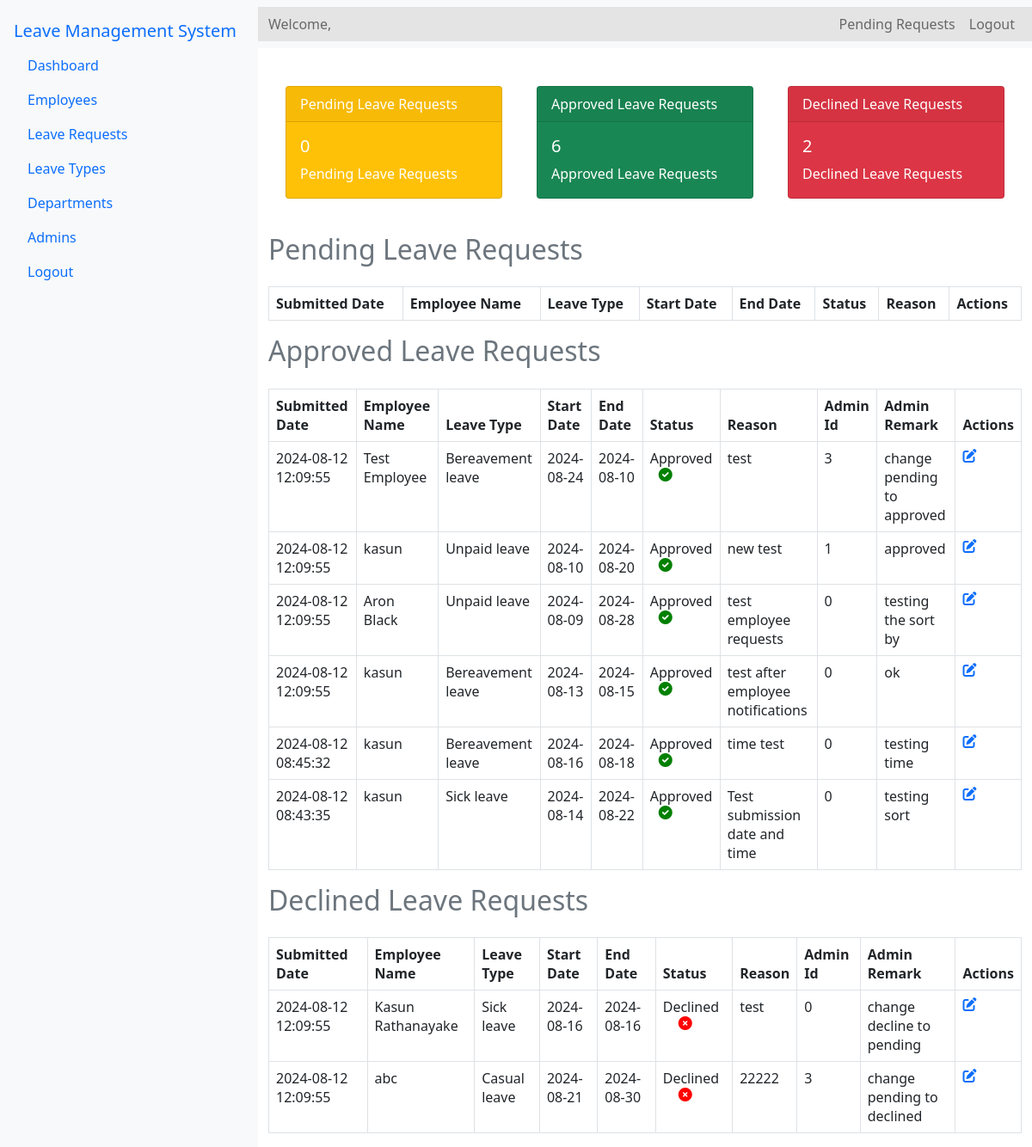
Page /Source/admin/leave-requests.php (signed in) on the earlier database version.
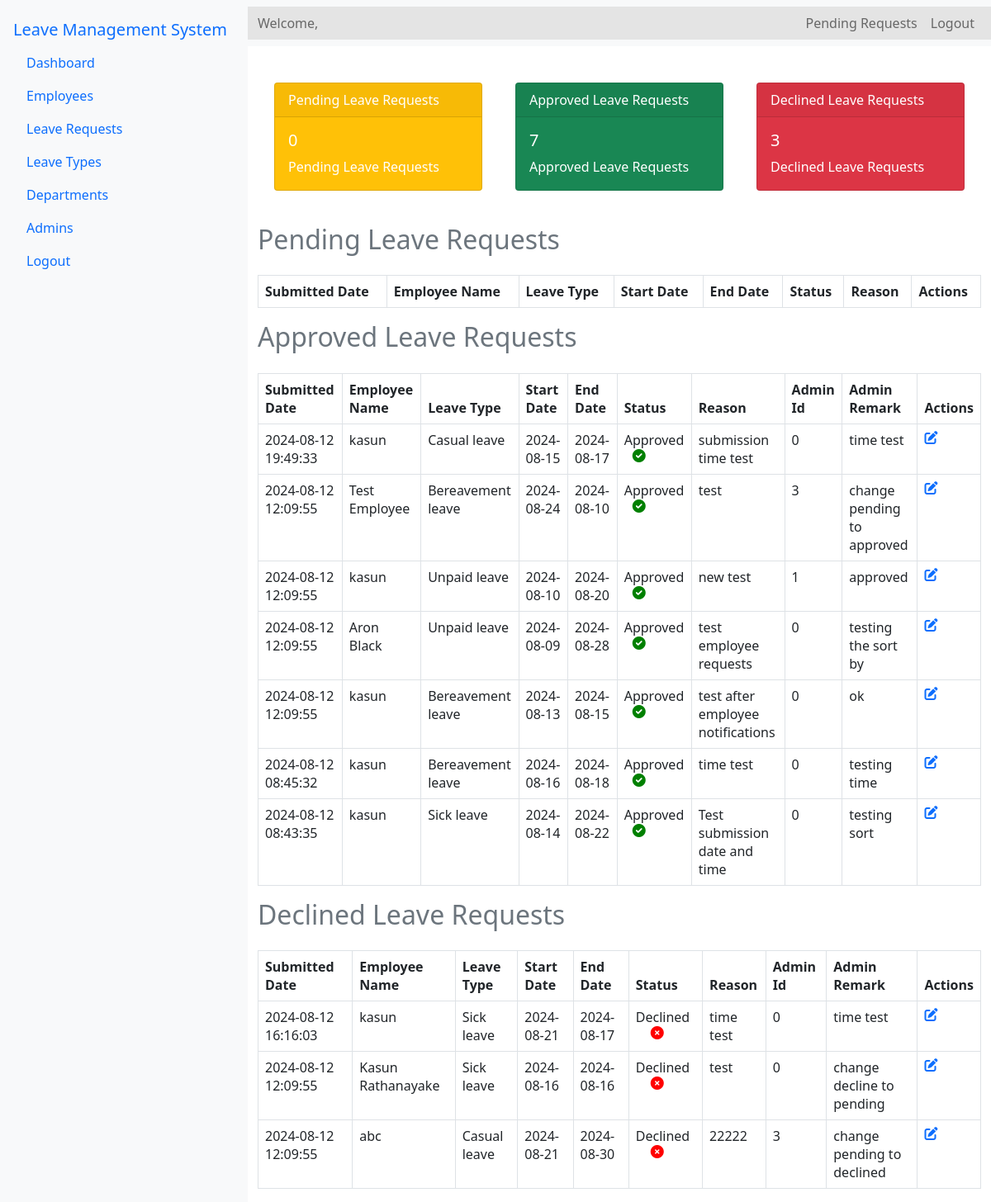
Same page on the later database version.
### tables this page shows
CREATE TABLE `leave_list` (
  `E_id` int(11) NOT NULL,
  `leave_id` int(11) NOT NULL,
  `E_name` varchar(100) NOT NULL,
  `Leave_type` varchar(100) NOT NULL,
  `Start` varchar(100) NOT NULL,
  `End` varchar(100) NOT NULL,
  `Status` varchar(100) NOT NULL,
  `Comment` varchar(1000) NOT NULL,
  `A_id` int(11) NOT NULL,
  `a_remark` varchar(1000) NOT NULL,
  `seen` int(11) NOT NULL,
  `submission_date` datetime DEFAULT current_timestamp()
);

### Source/admin/leave-requests.php (the view, shortened to what the changed rows need)
<?php
include '../config.php';
$Declined_query = "SELECT COUNT(*) as count FROM leave_list WHERE Status = 'Declined'";
$Declined_result = $conn->query($Declined_query);
$Declined_count = $Declined_result->fetch_assoc()['count'];
$Approved_query = "SELECT COUNT(*) as count FROM leave_list WHERE Status = 'Approved'";
$Approved_result = $conn->query($Approved_query);
$Approved_count = $Approved_result->fetch_assoc()['count'];
$approved_query = "SELECT * FROM leave_list where Status = 'Approved' ORDER BY submission_date DESC";
$approved_result = $conn->query($approved_query);
$declined_query = "SELECT * FROM leave_list where Status = 'Declined' ORDER BY submission_date DESC";
$declined_result = $conn->query($declined_query);
?>
<!DOCTYPE html>
<html lang="en">
<head>
    <link rel="stylesheet" href="../bootstrap-5.0.2-dist/css/bootstrap.min.css">
    <link rel="stylesheet" href="../css/admin-dashboard.css">
    <link rel="stylesheet" href="https://cdnjs.cloudflare.com/ajax/libs/font-awesome/6.0.0-beta3/css/all.min.css">
    <link rel="stylesheet" href="../css/main.css">
</head>
<body>
<div class="d-flex">
    <div class="flex-grow-1">
        <div class="container mt-4">
            <div class="d-flex justify-content-around">
                <div class="card text-white bg-success mb-3" style="max-width: 18rem;">
                    <div class="card-body">
                        <h5 class="card-title"><?php echo $Approved_count ; ?></h5>
                        <p class="card-text">Approved Leave Requests</p>
                    </div>
                </div>
                <div class="card text-white bg-danger mb-3" style="max-width: 18rem;">
                    <div class="card-body">
                        <h5 class="card-title"><?php echo $Declined_count; ?></h5>
                        <p class="card-text">Declined Leave Requests</p>
                    </div>
                </div>
            </div>
        </div>
    <div class="container mt-4">
        <h2 class="text-secondary">Pending Leave Requests</h2>
            <table class="table table-bordered mt-4">
                <thead>
                    <tr>
                        <th>Submitted Date</th>
                        <th>Employee Name</th>
                        <th>Leave Type</th>
                        <th>Start Date</th>
                        <th>End Date</th>
                        <th>Status</th>
                        <th>Reason</th>
                        <th>Actions</th>
                    </tr>
                </thead>
            </table>
            <h2 class="text-secondary">Approved Leave Requests</h2>
            <table class="table table-bordered mt-4">
                <thead>
                    <tr>
                        <th>Submitted Date</th>
                        <th>Employee Name</th>
                        <th>Leave Type</th>
                        <th>Start Date</th>
                        <th>End Date</th>
                        <th>Status</th>
                        <th>Reason</th>
                        <th>Admin Id</th>
                        <th>Admin Remark</th>
                        <th>Actions</th>
                    </tr>
                </thead>
                <tbody>
                    <?php while ($row = $approved_result->fetch_assoc()): ?>
                    <tr>
                        <td><?php echo htmlspecialchars($row['submission_date']); ?></td>
                        <td><?php echo htmlspecialchars($row['E_name']); ?></td>
                        <td><?php echo htmlspecialchars($row['Leave_type']); ?></td>
                        <td><?php echo htmlspecialchars($row['Start']); ?></td>
                        <td><?php echo htmlspecialchars($row['End']); ?></td>
                        <td>
                            <?php
                                echo htmlspecialchars($row['Status']);
                                if ($row['Status'] == 'Pending') {
                                    echo '<i style="color: orange; margin-left: 24px;" class="fas fa-hourglass-start status-icon status-pending"></i>';
                                } elseif ($row['Status'] == 'Approved') {
                                    echo '<i style="color: green; margin-left: 10px;" class="fas fa-check-circle status-icon status-approved"></i>';
                                } elseif ($row['Status'] == 'Declined') {
                                    echo '<i style="color: red; margin-left: 18px;" class="fas fa-times-circle status-icon status-declined"></i>';
                                }
                            ?>
                        </td>
                        <td><?php echo htmlspecialchars($row['Comment']); ?></td>
                        <td><?php echo htmlspecialchars($row['A_id']); ?></td>
                        <td><?php echo htmlspecialchars($row['a_remark']); ?></td>
                        <td>
                        <a href="leave-action.php?leave_id=<?php echo htmlspecialchars($row['leave_id']); ?>" > <i class="fas fa-edit"></i></a>
                        </td>
                    </tr>
                    <?php endwhile; ?>
                </tbody>
            </table>
            <h2 class="text-secondary">Declined Leave Requests</h2>
            <table class="table table-bordered mt-4">
                <thead>
                    <tr>
                        <th>Submitted Date</th>
                        <th>Employee Name</th>
                        <th>Leave Type</th>
                        <th>Start Date</th>
                        <th>End Date</th>
                        <th>Status</th>
                        <th>Reason</th>
                        <th>Admin Id</th>
                        <th>Admin Remark</th>
                        <th>Actions</th>
                    </tr>
                </thead>
                <tbody>
                    <?php while ($row = $declined_result->fetch_assoc()): ?>
                    <tr>
                        <td><?php echo htmlspecialchars($row['submission_date']); ?></td>
                        <td><?php echo htmlspecialchars($row['E_name']); ?></td>
                        <td><?php echo htmlspecialchars($row['Leave_type']); ?></td>
                        <td><?php echo htmlspecialchars($row['Start']); ?></td>
                        <td><?php echo htmlspecialchars($row['End']); ?></td>
                        <td>
                            <?php
                                echo htmlspecialchars($row['Status']);
                                if ($row['Status'] == 'Pending') {
                                    echo '<i style="color: orange; margin-left: 24px;" class="fas fa-hourglass-start status-icon status-pending"></i>';
                                } elseif ($row['Status'] == 'Approved') {
                                    echo '<i style="color: green; margin-left: 10px;" class="fas fa-check-circle status-icon status-approved"></i>';
                                } elseif ($row['Status'] == 'Declined') {
                                    echo '<i style="color: red; margin-left: 18px;" class="fas fa-times-circle status-icon status-declined"></i>';
                                }
                            ?>
                        </td>
                        <td><?php echo htmlspecialchars($row['Comment']); ?></td>
                        <td><?php echo htmlspecialchars($row['A_id']); ?></td>
                        <td><?php echo htmlspecialchars($row['a_remark']); ?></td>
                        <td>
                        <a href="leave-action.php?leave_id=<?php echo htmlspecialchars($row['leave_id']); ?>" > <i class="fas fa-edit"></i></a>
                        </td>
                    </tr>
                    <?php endwhile; ?>
                </tbody>
            </table>
        </div>
    </div>
</div>
</body>
</html>

Differences in the rows shown:
added leave_list: submission_date "2024-08-12 19:49:33", E_name "kasun", Leave_type "Casual leave", Start "2024-08-15", End "2024-08-17", Status "Approved", Comment "submission time test", A "0", a_remark "time test", shown under "Approved Leave Requests"
added leave_list: submission_date "2024-08-12 16:16:03", E_name "kasun", Leave_type "Sick leave", Start "2024-08-21", End "2024-08-17", Status "Declined", Comment "time test", A "0", a_remark "time test", shown under "Declined Leave Requests"
Other differences:
$Approved_count: "6" → "7"
$Declined_count: "2" → "3"
